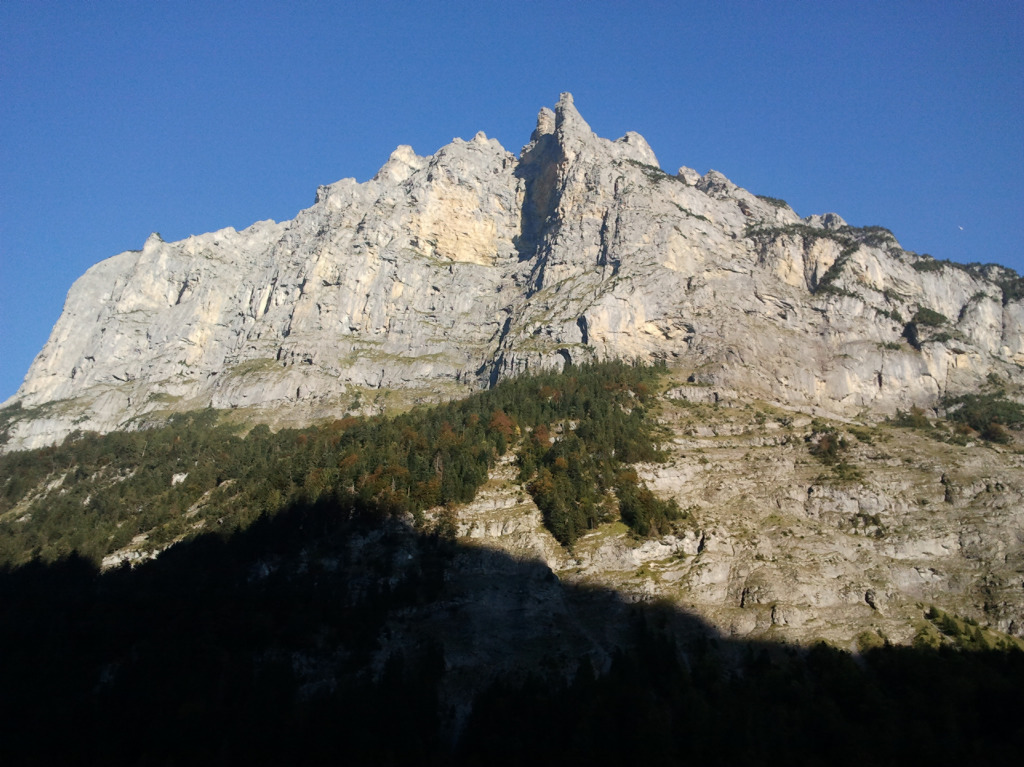
#> input picture alpha/imgs_from_dataset_1/photo_1.jpg, 1024 x 767 px
$ jupyter execute edge_detection.ipynb
#> lines starting #> are read from the running program, lines starting #| are printed output that depends on the picture; after the words box and inside, x2 and y2 are one past the last pixel; in counts of white or black regions, pixels touching at a corner belong together
[cell 1]
import numpy as np
import cv2 as cv
from matplotlib import pyplot as plt

### Canny Edge Detector

[cell 2]
import cv2 as cv
import matplotlib.pyplot as plt

# Read the image in grayscale
img = cv.imread('imgs_from_dataset_1/photo_1.jpg', cv.IMREAD_GRAYSCALE)
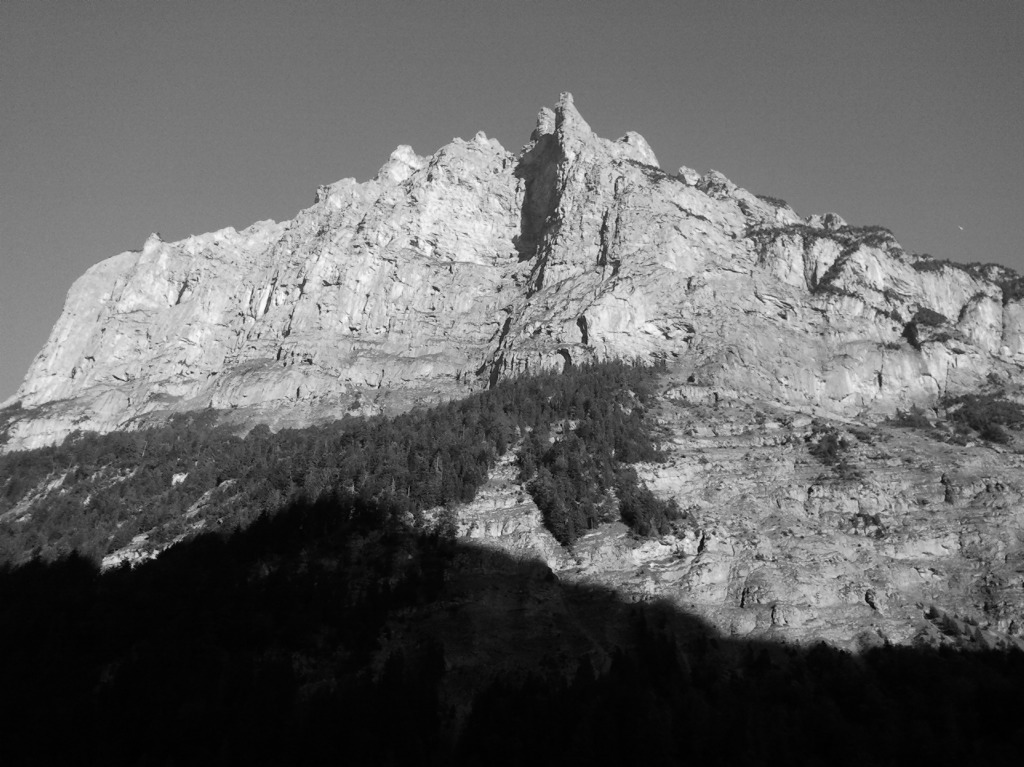
#> img: shape (767, 1024); min 0, max 255, mean 100.1
assert img is not None, "file could not be read, check with os.path.exists()"

# Apply Canny edge detection
edges = cv.Canny(img, 100, 200)
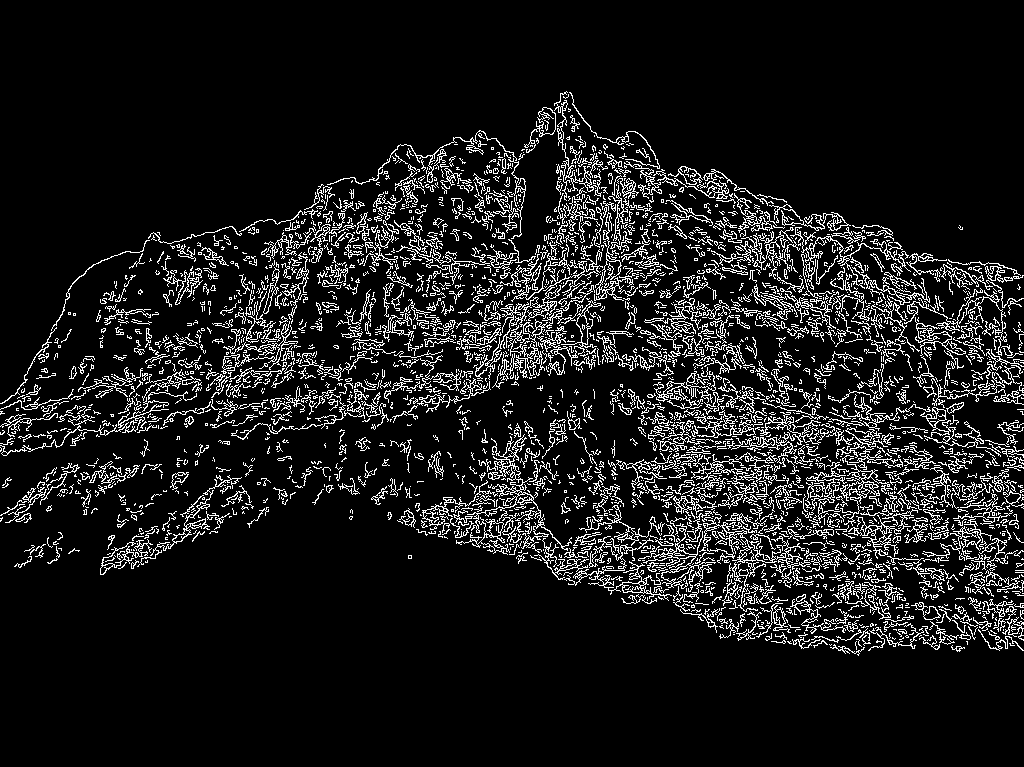
#> edges: shape (767, 1024); 10.2% white in thin lines or dots, all inside (x1, y1, x2, y2) = (0, 91, 1024, 656)

# Set a larger figure size
plt.figure(figsize=(24, 12))

# Show original image
plt.subplot(121)
plt.imshow(img, cmap='gray')
plt.title('Original Image')
plt.xticks([]), plt.yticks([])

# Show edge image
plt.subplot(122)
plt.imshow(edges, cmap='gray')
plt.title('Edge Image')
plt.xticks([]), plt.yticks([])

# Display the figure
plt.show()
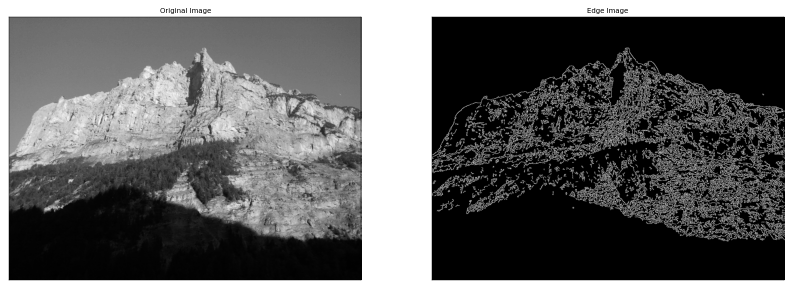
#> figure drawn by matplotlib, 2 panels

$ run again, with alpha/imgs_from_dataset_1/photo_2.jpg copied over alpha/imgs_from_dataset_1/photo_1.jpg
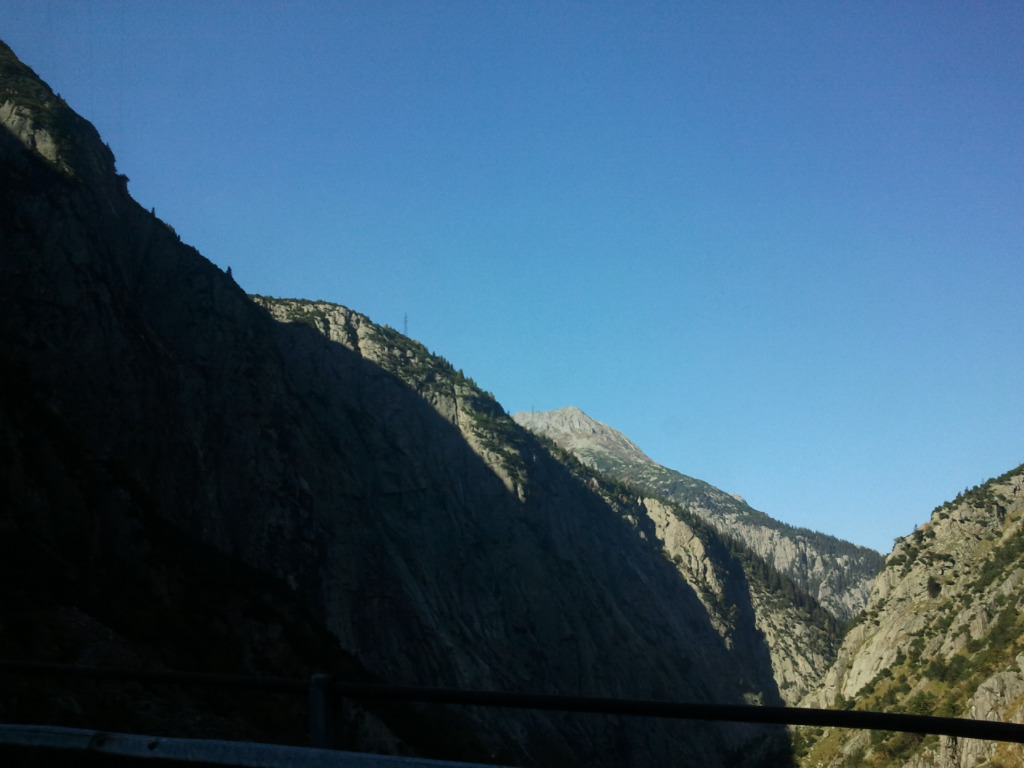
#> input picture alpha/imgs_from_dataset_1/photo_2.jpg, 1024 x 768 px
#> `edges = cv.Canny(img, 100, 200)`:
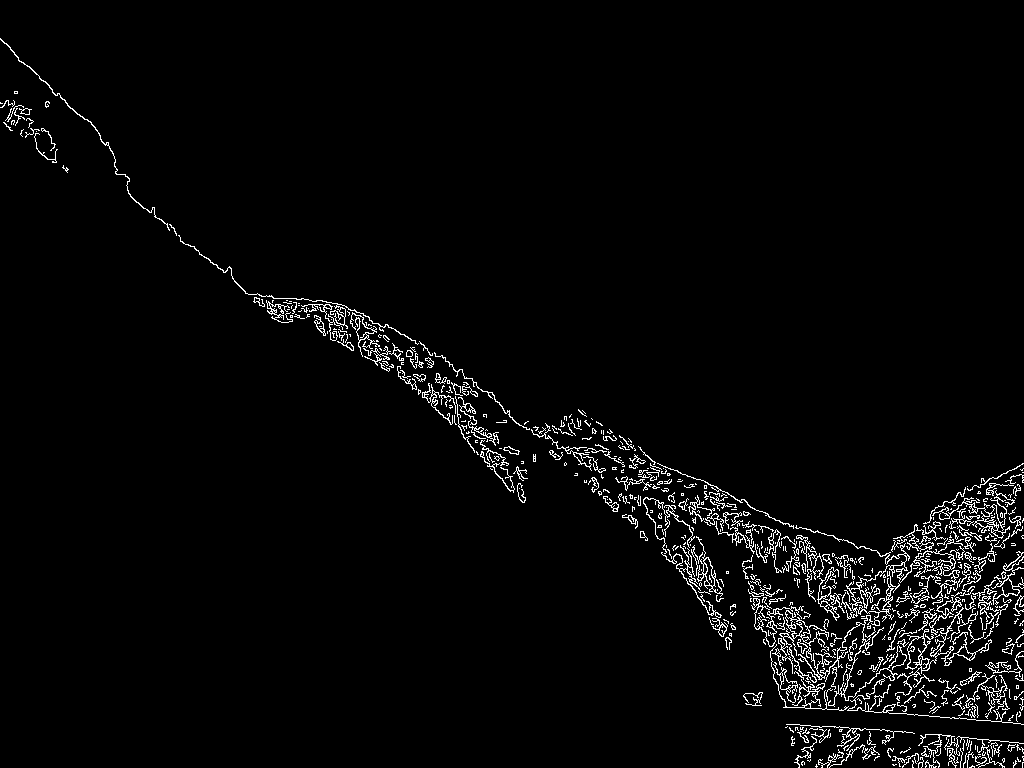
#> edges: shape (768, 1024); 2.8% white in thin lines or dots
#> `plt.show()`:
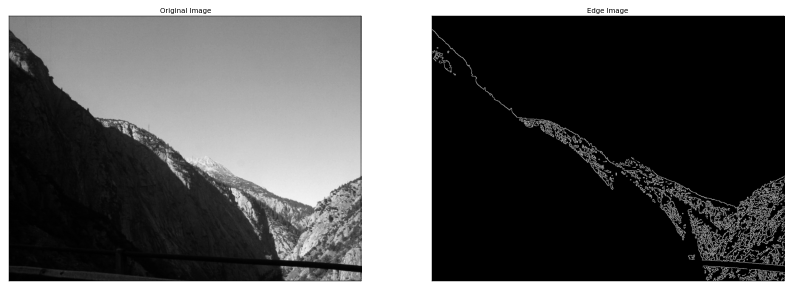
#> figure drawn by matplotlib, 2 panels
